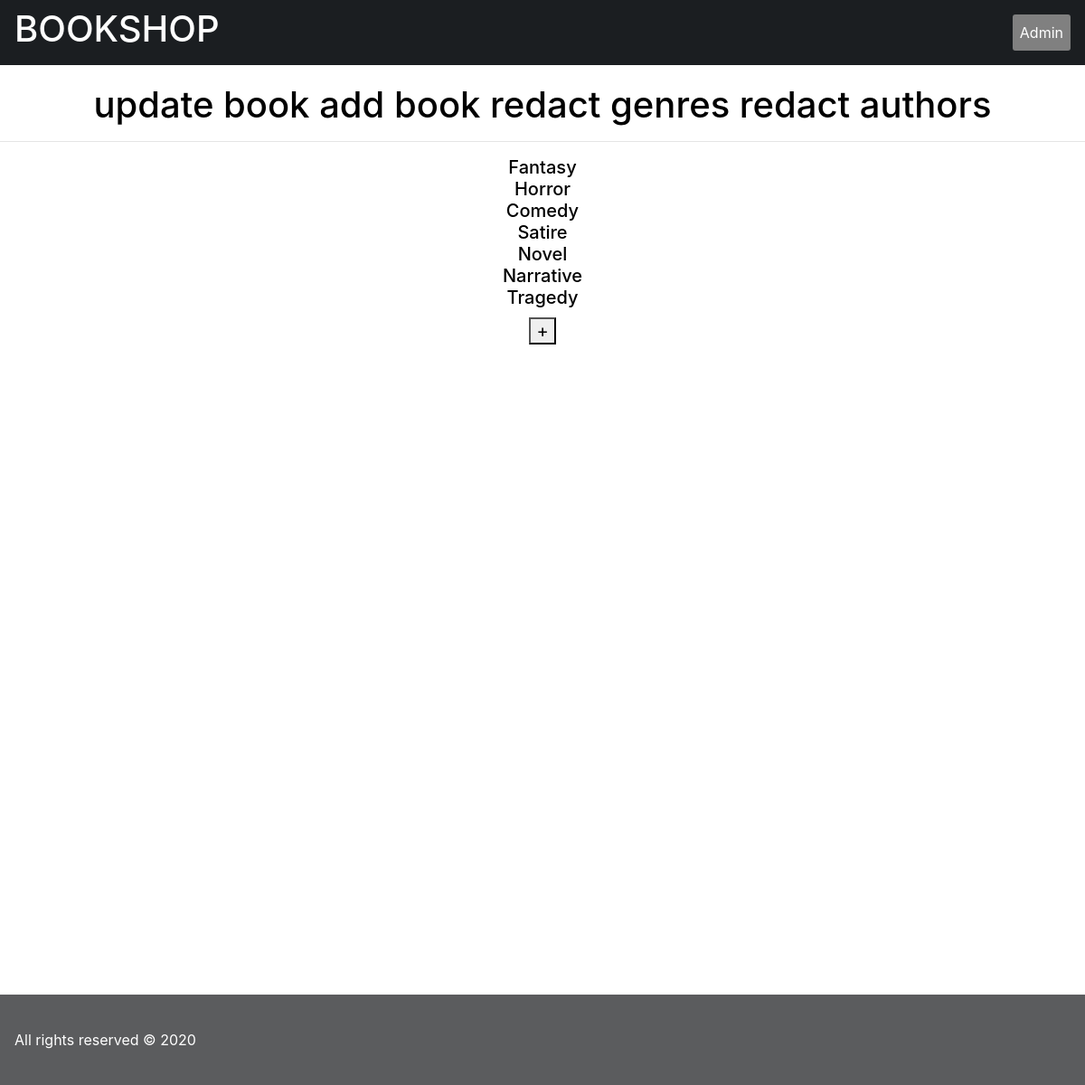
/admin/admin.php?genres=true, run on the app's committed database.
### tables this page shows
CREATE TABLE `genres` (
  `id` int(11) NOT NULL,
  `genre_name` varchar(20) NOT NULL
);

### Config.php (called while the page is built)
<?php
return array(
  'db_host'   => '127.0.0.1',
  'db_name'   => 'bookshop',
  'db_user'   => 'root',
  'db_passwd' => 'Temp123',
);

### db_books.php (called while the page is built, shortened)
<?php
class db_books
{
    public $connect;
    public function __construct()
    {
        $this->config  = include 'Config.php';
        $this->connect = new PDO('mysql:host=localhost;dbname=bookshop','root','Temp123');
    }
    public function selectAllFrom($table){
        $result = $this->connect->query("SELECT * FROM $table");
        $result = $result->fetchAll();
        return $result;
        }
    }

### admin/admin.php (the view, shortened to what this page needs)
<?php
include_once '../db_books.php';
$obj = new db_books();
$update_genre = $obj->selectAllFrom('genres');
?>
<?php include_once '../header.php';
?>
<h1 style="text-align: center;">
    <a class="add_update" href="?update=true">update book</a>
    <a class="add_update" href="?add=true">add book</a>
    <a class="add_update" href="?genres=true">redact genres</a>
    <a class="add_update" href="?author=true">redact authors</a>
</h1>
<hr>
<h5 id="book">
            <?php
    if (isset($_REQUEST['genres']) && $_REQUEST['genres'] == true) {
        for ($i = 0; $i < count($update_genre); $i++) {
            ?>
            <div class="col-12" style="text-align: center;"><a class="books_update"
                                                               href="?select_genre=true&id=<?=$update_genre[$i]['id']?>"><?= $update_genre[$i]['genre_name'] ?></a>
            </div>
            <?php
        }?>
        <div style="text-align: center; margin-top: 10px;"><input type="text" id="genre" hidden="true">
            <button id="add_new_genre">+</button>
        </div>
        <?php
    }
            ?>
</h5>
<?php include_once '../footer.php'; ?>

### style.css (style rules this page uses)
a { text-decoration: none; }
.add_update { border: 1px solid black; }
h1 { margin:80px 0 }
.books_update { text-decoration: none; color: black; border: none; }
.add_update { text-decoration: none; color: black; border: none; }
h5 { color: black; }
body { min-height: 1500px; }

### data on the page
genres: genre_name "Fantasy"
genres: genre_name "Horror"
genres: genre_name "Comedy"
genres: genre_name "Satire"
genres: genre_name "Novel"
genres: genre_name "Narrative"
genres: genre_name "Tragedy"
